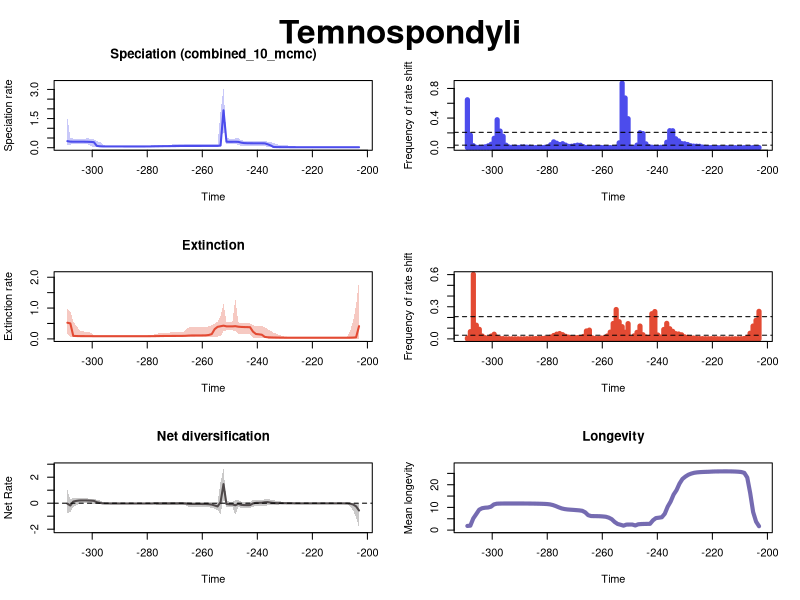

R code for this plot:


pdf(file='C:/Users/SimoesLabAdmin/Documents/BDNN_Arielli/temnospondyli/pyrate_mcmc_logs/RTT_plots_final.pdf',width=10, height=15)
par(mfrow=c(3,2), oma=c(0,0,2,0))
library(scales)

time=c(-203.049067095, -204.11947328500003,-205.189879475,-206.26028566500003,-207.330691855,-208.40109804500003,-209.471504235,-210.54191042500003,-211.612316615,-212.68272280500003,-213.753128995,-214.82353518500003,-215.893941375,-216.96434756500003,-218.034753755,-219.10515994500003,-220.175566135,-221.24597232500003,-222.316378515,-223.38678470500003,-224.457190895,-225.52759708500002,-226.598003275,-227.66840946500002,-228.738815655,-229.80922184500002,-230.879628035,-231.95003422500002,-233.020440415,-234.09084660500002,-235.161252795,-236.23165898500002,-237.302065175,-238.37247136500002,-239.442877555,-240.51328374500002,-241.583689935,-242.65409612500002,-243.724502315,-244.79490850500002,-245.865314695,-246.93572088500002,-248.006127075,-249.07653326500002,-250.146939455,-251.21734564500002,-252.287751835,-253.35815802500002,-254.428564215,-255.49897040500002,-256.56937659500005,-257.639782785,-258.710188975,-259.780595165,-260.85100135500005,-261.921407545,-262.991813735,-264.062219925,-265.13262611500005,-266.203032305,-267.273438495,-268.343844685,-269.41425087500005,-270.484657065,-271.555063255,-272.625469445,-273.69587563500005,-274.766281825,-275.836688015,-276.907094205,-277.97750039500005,-279.047906585,-280.118312775,-281.188718965,-282.25912515500005,-283.329531345,-284.399937535,-285.470343725,-286.54074991500005,-287.611156105,-288.681562295,-289.751968485,-290.82237467500005,-291.892780865,-292.963187055,-294.033593245,-295.10399943500005,-296.174405625,-297.244811815,-298.315218005,-299.38562419500005,-300.456030385,-301.526436575,-302.596842765,-303.66724895500005,-304.737655145,-305.808061335,-306.878467525,-307.94887371500005,-309.019279905)
rate=c(0.02418712352950747, 0.02416526015265455,0.024158825108776434,0.024158825108776434,0.02415943995885243,0.0241599154402284,0.024159922373254684,0.024160971087713465,0.02416236273161705,0.024163714802773045,0.024165816998243696,0.024173497563970234,0.02418448748147939,0.024199443897796935,0.024211857151744964,0.02422827609694233,0.02424560645142779,0.024282100451159822,0.02432976154912806,0.024387237971664755,0.02452197733084148,0.024848273913091398,0.025303301399661554,0.025725043124976053,0.02619488091959979,0.02690725722673236,0.027983939263885593,0.029221776292478897,0.031386490611770956,0.03724827476612283,0.11624186748875011,0.17702605527303567,0.22349402542492935,0.22550980705800633,0.22600367293589596,0.22721065083005776,0.22762948651966938,0.22859155080988958,0.23094826407749686,0.23770956712983177,0.26072850989505825,0.3011449612107728,0.30510208105407954,0.30398817136319656,0.3039011579877309,0.30852988976270435,1.9264791944227753,0.11697652558664029,0.09246013352731378,0.09156141920772223,0.0914877028632062,0.09143063822501961,0.09142032997410687,0.0913484784923054,0.09120387812715022,0.09105978575314642,0.09085437827543252,0.09062845471960561,0.09056019635412922,0.09047010428520244,0.09020306051797039,0.08779802848773818,0.08476313732432102,0.08245766929734483,0.08091820187770012,0.07976662470257326,0.07858898417196458,0.07607171190433043,0.07372897060372212,0.07182979979080636,0.06848874574843372,0.06534943057909172,0.0640385897081617,0.06366670837916114,0.06354049504923479,0.06347583900377572,0.06344930300223862,0.06344930300223862,0.06349439596345435,0.06365743243227648,0.0638893207610183,0.06434530059821152,0.06460130228545075,0.06473222155492217,0.06498374370406705,0.0651566422906682,0.06543371631401235,0.06633425012641525,0.0729069480926264,0.0924337484396473,0.2842409308746611,0.2981120705283432,0.3037499181389608,0.3073290175291431,0.30847304047137625,0.3085448786818368,0.3086451889975679,0.30876811221883504,0.31189493371347055,0.33793115357445447)
minHPD=c(0.007531274290502142, 0.00753622990671462,0.007649910678998141,0.007567477482754343,0.007568870325054388,0.0075935331977245646,0.007599723887775216,0.007611786846115032,0.007531274290502142,0.007611786846115032,0.007610937465487986,0.007608722545017287,0.0075935331977245646,0.007568870325054388,0.00767755770345168,0.0076189430546379,0.007681191215750186,0.007676875502820546,0.0075631481154083855,0.0075653132366769685,0.00720922649374376,0.006129948152560766,0.003528637487108255,0.005909860015400134,0.00767755770345168,0.007933049017420866,0.008410720735350107,0.00877539142524024,0.00877539142524024,0.008884647015435133,0.011775100905627897,0.015534377258507934,0.08393562410128472,0.08676927190467426,0.08644869312330057,0.08737086855272184,0.08746471071220037,0.08737086855272184,0.08737086855272184,0.08662979920683504,0.09034472932102998,0.1308498410832844,0.20431470543398103,0.20592729753752023,0.20652639546388651,0.1959408564281656,1.0330355184337525,0.045767771168885765,0.050999987743032334,0.05168786169570942,0.05242496715759512,0.05259312456971181,0.05168786169570942,0.051818726264590866,0.05177390067750504,0.05242496715759512,0.051818726264590866,0.05173273493858286,0.05177390067750504,0.05153388033731122,0.05073098643268271,0.0487631720204029,0.04574130679718441,0.04314049643763425,0.04236802517001539,0.04040501526828131,0.03917574169163644,0.03774945929963532,0.0361198889861233,0.03486582005145578,0.028843370990684177,0.024081358420064848,0.024796662644830134,0.025448179697492593,0.02545710383444905,0.02568785653378891,0.02576060163002052,0.026061255316347086,0.027431269756419668,0.027876365593263272,0.029013078658278887,0.03034498080028249,0.031011852646028373,0.030931816626894013,0.031008948438542846,0.030431973216047195,0.02955243941549357,0.022952209044503652,0.030118343362656244,0.03334455065073734,0.04778432224494453,0.07170186587659277,0.1728194656400393,0.1784055917637081,0.18154360207118475,0.17964085602248894,0.17964085602248894,0.17880128655168084,0.16369982109381306,0.16358686547452764)
maxHPD=c(0.04354837535958902, 0.043320489844819496,0.043320489844819496,0.04319850121638267,0.04317903435004532,0.043185160392153386,0.04318132684299908,0.04317903435004532,0.043093514308327203,0.04317903435004532,0.04317903435004532,0.04318132684299908,0.043185160392153386,0.043176240195019644,0.043320489844819496,0.043324995614562906,0.043502893655917446,0.04372179388053163,0.04384514665740728,0.044290896115968,0.04522201552124802,0.04804725824948675,0.07139157257950533,0.09997895953388165,0.11326684484686322,0.12557741394578045,0.1380843130108084,0.14899127776667825,0.17285064214162696,0.24014667443022514,0.2854289250008776,0.3111408687567717,0.3350939741534418,0.330907498737883,0.3292700386070069,0.32861342892822465,0.32861342892822465,0.32892951247820934,0.33112158344904025,0.3415809833162391,0.3972025568018397,0.5044439570982041,0.47599468648264565,0.46511693670603915,0.4652532401866321,0.49966503770517506,3.0241912878913793,1.9002306863483356,0.19295965650523578,0.18270004696486522,0.18274129881169812,0.18251591147339274,0.18144577477629897,0.18126511227531591,0.18067398071667637,0.1808391730265163,0.1796691495305325,0.1790488696206697,0.1790488696206697,0.1791109432148444,0.1790488696206697,0.1763112855366342,0.17112945846795968,0.16553823915919094,0.16321437229038063,0.16026675880293625,0.1578170320570442,0.151084442538062,0.14301220736762094,0.137230120541602,0.12531809883997214,0.10824890720148485,0.10228341678541099,0.10109809586593688,0.10028661538705617,0.10029705305552772,0.10025649123403811,0.10028661538705617,0.10046818039263875,0.09881113018167997,0.09809728255555432,0.09727302933061259,0.09723730325736085,0.09726517453128557,0.09763382509496103,0.09809179624975817,0.10022956997160196,0.17862097983964617,0.30074296601444567,0.3432609950509072,0.42131962680414115,0.4366755666484208,0.4885427280102973,0.46479462829643625,0.4659208194420687,0.4657478429299226,0.46943139082128194,0.47378300739504847,0.5264527671892592,1.528683726773804)
remove_na = !is.na(rate)
time = time[remove_na]
plot(time,time,type = 'n', ylim = c(0, 3.3266104166805173), xlim = c(-309.554483,-202.513864), ylab = 'Speciation rate', xlab = 'Time',main='Speciation (combined_10_mcmc)' )
polygon(c(time, rev(time)), c(maxHPD[remove_na], rev(minHPD[remove_na])), col = alpha('#4c4cec',0.3), border = NA)
lines(time,rate[remove_na], col = '#4c4cec', lwd=2)
mtext("Temnospondyli", outer = TRUE, line = -1.5, cex = 2, font = 2)
mids=c(-203.0544731868687, -204.13569156060606,-205.21690993434345,-206.2981283080808,-207.3793466818182,-208.46056505555555,-209.54178342929293,-210.62300180303032,-211.70422017676768,-212.78543855050506,-213.86665692424242,-214.9478752979798,-216.02909367171716,-217.11031204545455,-218.19153041919193,-219.2727487929293,-220.35396716666668,-221.43518554040404,-222.51640391414142,-223.5976222878788,-224.67884066161616,-225.76005903535355,-226.8412774090909,-227.9224957828283,-229.00371415656568,-230.08493253030304,-231.16615090404042,-232.24736927777778,-233.32858765151516,-234.40980602525252,-235.4910243989899,-236.57224277272726,-237.65346114646465,-238.73467952020204,-239.8158978939394,-240.89711626767678,-241.97833464141414,-243.05955301515152,-244.1407713888889,-245.22198976262627,-246.30320813636365,-247.384426510101,-248.4656448838384,-249.54686325757578,-250.62808163131314,-251.7093000050505,-252.79051837878788,-253.87173675252527,-254.95295512626262,-256.03417350000007,-257.1153918737374,-258.1966102474747,-259.27782862121217,-260.3590469949495,-261.4402653686868,-262.52148374242427,-263.6027021161616,-264.68392048989904,-265.76513886363637,-266.8463572373737,-267.92757561111114,-269.00879398484847,-270.0900123585859,-271.17123073232324,-272.25244910606057,-273.333667479798,-274.41488585353534,-275.4961042272728,-276.5773226010101,-277.65854097474744,-278.7397593484849,-279.8209777222222,-280.90219609595965,-281.983414469697,-283.0646328434343,-284.14585121717175,-285.2270695909091,-286.3082879646465,-287.38950633838385,-288.4707247121212,-289.5519430858586,-290.63316145959595,-291.7143798333334,-292.7955982070707,-293.87681658080805,-294.9580349545455,-296.0392533282828,-297.12047170202027,-298.2016900757576,-299.2829084494949,-300.36412682323237,-301.4453451969697,-302.52656357070714,-303.60778194444447,-304.6890003181818,-305.77021869191924,-306.85143706565657,-307.9326554393939,-309.01387381313134)
counts=c(0.001550561797752809, 0.0009662921348314607,0.0005393258426966292,0.00044943820224719103,0.00047191011235955056,0.0002584269662921348,0.00023595505617977528,0.0002696629213483146,0.00021348314606741572,0.00041573033707865167,0.0004606741573033708,0.0006179775280898876,0.0009887640449438202,0.0010112359550561798,0.0011685393258426967,0.0014157303370786517,0.002303370786516854,0.00250561797752809,0.0035393258426966293,0.008224719101123596,0.019112359550561796,0.020617977528089887,0.021280898876404494,0.027157303370786517,0.042853932584269665,0.05302247191011236,0.05543820224719101,0.09149438202247191,0.12021348314606742,0.22886516853932584,0.2297191011235955,0.07376404494382023,0.004887640449438202,0.005044943820224719,0.004887640449438202,0.003056179775280899,0.0063370786516853935,0.014662921348314607,0.05203370786516854,0.18965168539325844,0.20152808988764045,0.034764044943820224,0.004022471910112359,0.003764044943820225,0.39164044943820225,0.6713932584269663,0.8722359550561798,0.06555056179775282,0.00451685393258427,0.0016067415730337078,0.0014831460674157304,0.001101123595505618,0.0017303370786516854,0.0024719101123595504,0.002044943820224719,0.002966292134831461,0.0022247191011235956,0.002112359550561798,0.002764044943820225,0.01357303370786517,0.033134831460674155,0.03451685393258427,0.027089887640449437,0.01955056179775281,0.018348314606741575,0.03506741573033708,0.0540561797752809,0.042853932584269665,0.0608314606741573,0.07877528089887641,0.03995505617977528,0.011191011235955057,0.00447191011235955,0.0020674157303370785,0.0011573033707865169,0.0011123595505617978,0.0026292134831460675,0.005786516853932585,0.006561797752808989,0.010606741573033708,0.008719101123595505,0.0032808988764044945,0.00698876404494382,0.005123595505617978,0.00903370786516854,0.033651685393258426,0.15407865168539325,0.22432584269662922,0.37747191011235953,0.1272247191011236,0.04706741573033708,0.025348314606741574,0.01196629213483146,0.004685393258426966,0.003797752808988764,0.004808988764044944,0.027112359550561797,0.17084269662921348,0.6472584269662921)
plot(mids,counts,type = 'h', xlim = c(-309.554483,-202.513864), ylim=c(0,0.8722359550561798), ylab = 'Frequency of rate shift', xlab = 'Time',lwd=5,col='#4c4cec')
bf2 = 0.03424893048592237
bf6 = 0.2076332959200362
abline(h=bf2, lty=2)
abline(h=bf6, lty=2)

time=c(-203.049067095, -204.11947328500003,-205.189879475,-206.26028566500003,-207.330691855,-208.40109804500003,-209.471504235,-210.54191042500003,-211.612316615,-212.68272280500003,-213.753128995,-214.82353518500003,-215.893941375,-216.96434756500003,-218.034753755,-219.10515994500003,-220.175566135,-221.24597232500003,-222.316378515,-223.38678470500003,-224.457190895,-225.52759708500002,-226.598003275,-227.66840946500002,-228.738815655,-229.80922184500002,-230.879628035,-231.95003422500002,-233.020440415,-234.09084660500002,-235.161252795,-236.23165898500002,-237.302065175,-238.37247136500002,-239.442877555,-240.51328374500002,-241.583689935,-242.65409612500002,-243.724502315,-244.79490850500002,-245.865314695,-246.93572088500002,-248.006127075,-249.07653326500002,-250.146939455,-251.21734564500002,-252.287751835,-253.35815802500002,-254.428564215,-255.49897040500002,-256.56937659500005,-257.639782785,-258.710188975,-259.780595165,-260.85100135500005,-261.921407545,-262.991813735,-264.062219925,-265.13262611500005,-266.203032305,-267.273438495,-268.343844685,-269.41425087500005,-270.484657065,-271.555063255,-272.625469445,-273.69587563500005,-274.766281825,-275.836688015,-276.907094205,-277.97750039500005,-279.047906585,-280.118312775,-281.188718965,-282.25912515500005,-283.329531345,-284.399937535,-285.470343725,-286.54074991500005,-287.611156105,-288.681562295,-289.751968485,-290.82237467500005,-291.892780865,-292.963187055,-294.033593245,-295.10399943500005,-296.174405625,-297.244811815,-298.315218005,-299.38562419500005,-300.456030385,-301.526436575,-302.596842765,-303.66724895500005,-304.737655145,-305.808061335,-306.878467525,-307.94887371500005,-309.019279905)
rate=c(0.4130314146352023, 0.051015764410797734,0.04378287096112472,0.04019509796288638,0.03856850978911769,0.038228648971374964,0.03816546537937909,0.03813903971273122,0.03811903114312526,0.03810586767506108,0.038101866416856936,0.038102478839768424,0.03810586767506108,0.03811607779270446,0.038137777187102886,0.03816021100819254,0.03820883340235487,0.0382918764228614,0.03832626500814389,0.03837303074592044,0.038446111331607594,0.0385599965428783,0.038700114371874046,0.03896644237902143,0.039346982455753514,0.03989204341652407,0.04055205171920674,0.04188986054025788,0.04385110463965587,0.045450184412539354,0.048633994953126966,0.05242818645758376,0.06515276815680826,0.1359066104178435,0.14871479741747773,0.1591566382961101,0.23580843851089847,0.3797432382228385,0.3818809591785406,0.38376830776282234,0.38789770830072035,0.39641423701250345,0.41309135071665554,0.4057304528062148,0.4058017954116231,0.40721565335982646,0.42934076372266594,0.41028248777683274,0.3911921332016697,0.31748101607987245,0.15547256933909454,0.12691952102221551,0.11555013378455205,0.11350646690834712,0.11234685351093987,0.11174835538905911,0.11142331757375938,0.11085987103344361,0.10674423359057167,0.10003080669013095,0.09769863461815678,0.09702328933706246,0.09651765905920567,0.09603542672692414,0.09561816859483319,0.09512501747608797,0.09439239595577381,0.09328131730658662,0.09155646384974052,0.08974525696803241,0.08833611486671605,0.08740840671122742,0.08695406912587861,0.08670315021601521,0.08652797225547787,0.08642262039396771,0.08631331164383954,0.08623560840112904,0.0861677473414658,0.086105686061384,0.08606722870819386,0.08605208761954321,0.08603949776404524,0.08603507121327131,0.08603904646216362,0.08604422861936314,0.08605306768046941,0.08607732886190611,0.0861542834947572,0.08628548405642131,0.08685410752554637,0.08845786460721076,0.08906585079891344,0.08918283200248335,0.0894624726910338,0.09018067551901887,0.09293299500269137,0.09808778156469619,0.5031761103134161,0.5243255149854191)
minHPD=c(0.0029981636438845554, 6.184892426516235e-06,0.002159094752672523,6.184892426516235e-06,0.009111524127604579,0.009957630854288033,0.01092943508589366,0.01092943508589366,0.011051197658184074,0.01092943508589366,0.011035599449806949,0.011051975477775177,0.011080643914757281,0.0110853981644967,0.011087255333831845,0.011035599449806949,0.011076432014019682,0.011072543840926003,0.011059814728801154,0.011044993184485036,0.0110853981644967,0.011051197658184074,0.011097822329980633,0.010485892818468377,0.010314177905774375,0.009235326143916148,0.007706695371059864,0.007663556725564933,0.009758267320137086,0.010077983957248144,0.009128383430344694,0.012891124999270472,0.020922071778256262,0.02519612263995899,0.0265425319205037,0.027467799450976802,0.02857539625086351,0.1483266001990327,0.15531933290345132,0.16362311435711024,0.1673723676173281,0.1731903047630816,0.24919959154229493,0.27614393132088605,0.27614393132088605,0.2750336374527667,0.2666113609253544,0.07910577001631075,0.0775995950065893,0.07345585010230855,0.07211776066664508,0.07026576441563144,0.07034240295089232,0.07016435500638774,0.0700995479515686,0.07034011583684947,0.07026576441563144,0.06934812701216438,0.06618264976037125,0.05945036237733298,0.062355144246523914,0.062417117012657355,0.062403729372750474,0.06180161659550168,0.06231841502954851,0.061137418768980635,0.06118931711304754,0.0581196575011675,0.05545603711224187,0.05109764103880086,0.04899835429595621,0.050990969480381176,0.05297994343468534,0.05320306462965874,0.05448248477132658,0.05481951137916173,0.0555282851320574,0.05545603711224187,0.05551188367122914,0.05551188367122914,0.0555336965783079,0.05551188367122914,0.05551278959853054,0.05552461308849902,0.05560174078693684,0.05559457677712725,0.05559457677712725,0.05552461308849902,0.05552461308849902,0.05549046413368662,0.05259069563211943,0.046001965119303365,0.04849670895210948,0.04986913508978784,0.049662866374372304,0.049812192225909734,0.0506115300909486,0.05057835393149616,0.06531674710016036,0.17194322542077828)
maxHPD=c(1.9043110300383437, 1.0876755309113346,0.5826726748571851,0.27031371897838585,0.07108875687456286,0.0682680692604187,0.0685582354323586,0.06825311490669245,0.06817496998954305,0.06790844555367334,0.06793345967269344,0.06791234684669646,0.06791234684669646,0.06791234684669646,0.06790420442972758,0.0678140543962487,0.06779477554565912,0.06779477554565912,0.06783406082935609,0.06791171133704568,0.06812334336431226,0.06843319128195008,0.06905443465935632,0.06964130721000375,0.07136182489783158,0.07439233262673711,0.08196865229720325,0.12688206607774266,0.16910167057151881,0.19598190382504946,0.26452138191827373,0.3198829258071758,0.3838455200117149,0.41120245825683344,0.41476915100885714,0.41895112515102617,0.4447069659099905,0.5052473033515864,0.5048469938915596,0.5109781208448838,0.5150819005174138,0.5380653077956598,1.3218494329931583,0.5496570435173754,0.5493586821607914,0.5628547215234935,1.1478053352966848,0.745783345070285,0.5621157576157871,0.49338058471802143,0.4373298267289903,0.4080014331477894,0.39222473320144013,0.3868045721857568,0.3831650348550487,0.38231984080995784,0.3817543641234693,0.3801976353425681,0.3658888887311163,0.2655957366373177,0.21998895194183615,0.2140286703009947,0.2113150389092639,0.20860649692859481,0.2079119981734033,0.20508688408099685,0.2026867115459717,0.19400032951296842,0.18127782932004985,0.1589912096605309,0.13424560326372798,0.11943330637359244,0.11701811588520236,0.11545775160845642,0.11537305304087614,0.11507369072978178,0.11518028115706784,0.11475533817010773,0.11455869083150248,0.11436357877886624,0.1143506469396821,0.11430002426184427,0.11428658888247434,0.11428590745301193,0.1143506469396821,0.11436357877886624,0.11436191800620027,0.11436357877886624,0.11468217559167274,0.115215708161325,0.11620177381159257,0.19713728184016713,0.22766673826753814,0.2351495025774724,0.2494422643900455,0.287951353554717,0.4354021496385959,0.5556867456352106,0.8996063365860086,0.9568602996300126)
remove_na = !is.na(rate)
time = time[remove_na]
plot(time,time,type = 'n', ylim = c(0, 2.0947421330421783), xlim = c(-309.554483,-202.513864), ylab = 'Extinction rate', xlab = 'Time',main='Extinction' )
polygon(c(time, rev(time)), c(maxHPD[remove_na], rev(minHPD[remove_na])), col = alpha('#e34a33',0.3), border = NA)
lines(time,rate[remove_na], col = '#e34a33', lwd=2)
mids=c(-203.0544731868687, -204.13569156060606,-205.21690993434345,-206.2981283080808,-207.3793466818182,-208.46056505555555,-209.54178342929293,-210.62300180303032,-211.70422017676768,-212.78543855050506,-213.86665692424242,-214.9478752979798,-216.02909367171716,-217.11031204545455,-218.19153041919193,-219.2727487929293,-220.35396716666668,-221.43518554040404,-222.51640391414142,-223.5976222878788,-224.67884066161616,-225.76005903535355,-226.8412774090909,-227.9224957828283,-229.00371415656568,-230.08493253030304,-231.16615090404042,-232.24736927777778,-233.32858765151516,-234.40980602525252,-235.4910243989899,-236.57224277272726,-237.65346114646465,-238.73467952020204,-239.8158978939394,-240.89711626767678,-241.97833464141414,-243.05955301515152,-244.1407713888889,-245.22198976262627,-246.30320813636365,-247.384426510101,-248.4656448838384,-249.54686325757578,-250.62808163131314,-251.7093000050505,-252.79051837878788,-253.87173675252527,-254.95295512626262,-256.03417350000007,-257.1153918737374,-258.1966102474747,-259.27782862121217,-260.3590469949495,-261.4402653686868,-262.52148374242427,-263.6027021161616,-264.68392048989904,-265.76513886363637,-266.8463572373737,-267.92757561111114,-269.00879398484847,-270.0900123585859,-271.17123073232324,-272.25244910606057,-273.333667479798,-274.41488585353534,-275.4961042272728,-276.5773226010101,-277.65854097474744,-278.7397593484849,-279.8209777222222,-280.90219609595965,-281.983414469697,-283.0646328434343,-284.14585121717175,-285.2270695909091,-286.3082879646465,-287.38950633838385,-288.4707247121212,-289.5519430858586,-290.63316145959595,-291.7143798333334,-292.7955982070707,-293.87681658080805,-294.9580349545455,-296.0392533282828,-297.12047170202027,-298.2016900757576,-299.2829084494949,-300.36412682323237,-301.4453451969697,-302.52656357070714,-303.60778194444447,-304.6890003181818,-305.77021869191924,-306.85143706565657,-307.9326554393939,-309.01387381313134)
counts=c(0.2570674157303371, 0.17348314606741572,0.1197752808988764,0.052764044943820226,0.01301123595505618,0.00350561797752809,0.0017865168539325843,0.00149438202247191,0.0009213483146067416,0.0007415730337078652,0.0006067415730337079,0.0006629213483146068,0.0006853932584269663,0.0008539325842696629,0.0011348314606741572,0.0022696629213483145,0.0021573033707865167,0.0014382022471910113,0.0017865168539325843,0.002258426966292135,0.003112359550561798,0.004797752808988764,0.00798876404494382,0.010674157303370787,0.014224719101123596,0.019224719101123597,0.03807865168539326,0.045539325842696626,0.048741573033707866,0.07024719101123596,0.0948876404494382,0.145,0.08789887640449438,0.016213483146067416,0.0361123595505618,0.25502247191011235,0.23504494382022473,0.012258426966292134,0.017370786516853934,0.0389438202247191,0.11991011235955056,0.06079775280898876,0.028247191011235954,0.0039101123595505615,0.14259550561797754,0.06219101123595506,0.11421348314606741,0.1603370786516854,0.2742022471910112,0.14391011235955056,0.06312359550561798,0.027112359550561797,0.011067415730337078,0.008134831460674157,0.00401123595505618,0.004426966292134831,0.009741573033707865,0.08197752808988765,0.0738314606741573,0.023157303370786517,0.012752808988764045,0.011808988764044943,0.011168539325842696,0.011325842696629214,0.01656179775280899,0.024415730337078653,0.039269662921348314,0.04978651685393259,0.04396629213483146,0.031696629213483145,0.016853932584269662,0.008056179775280899,0.006146067415730337,0.004179775280898876,0.0034719101123595504,0.003089887640449438,0.0023932584269662923,0.0018651685393258426,0.001898876404494382,0.0009101123595505618,0.0006853932584269663,0.000550561797752809,0.00047191011235955056,0.0007078651685393258,0.0007303370786516854,0.0010112359550561798,0.002460674157303371,0.004022471910112359,0.014303370786516854,0.043808988764044945,0.026213483146067414,0.0057752808988764046,0.010943820224719101,0.026674157303370787,0.08947191011235955,0.12779775280898875,0.6028426966292135,0.06769662921348314,0.007707865168539326)
plot(mids,counts,type = 'h', xlim = c(-309.554483,-202.513864), ylim=c(0,0.6028426966292135), ylab = 'Frequency of rate shift', xlab = 'Time',lwd=5,col='#e34a33')
abline(h=bf2, lty=2)
abline(h=bf6, lty=2)
#Net Diversification Rate
time=c(-203.049067095, -204.11947328500003,-205.189879475,-206.26028566500003,-207.330691855,-208.40109804500003,-209.471504235,-210.54191042500003,-211.612316615,-212.68272280500003,-213.753128995,-214.82353518500003,-215.893941375,-216.96434756500003,-218.034753755,-219.10515994500003,-220.175566135,-221.24597232500003,-222.316378515,-223.38678470500003,-224.457190895,-225.52759708500002,-226.598003275,-227.66840946500002,-228.738815655,-229.80922184500002,-230.879628035,-231.95003422500002,-233.020440415,-234.09084660500002,-235.161252795,-236.23165898500002,-237.302065175,-238.37247136500002,-239.442877555,-240.51328374500002,-241.583689935,-242.65409612500002,-243.724502315,-244.79490850500002,-245.865314695,-246.93572088500002,-248.006127075,-249.07653326500002,-250.146939455,-251.21734564500002,-252.287751835,-253.35815802500002,-254.428564215,-255.49897040500002,-256.56937659500005,-257.639782785,-258.710188975,-259.780595165,-260.85100135500005,-261.921407545,-262.991813735,-264.062219925,-265.13262611500005,-266.203032305,-267.273438495,-268.343844685,-269.41425087500005,-270.484657065,-271.555063255,-272.625469445,-273.69587563500005,-274.766281825,-275.836688015,-276.907094205,-277.97750039500005,-279.047906585,-280.118312775,-281.188718965,-282.25912515500005,-283.329531345,-284.399937535,-285.470343725,-286.54074991500005,-287.611156105,-288.681562295,-289.751968485,-290.82237467500005,-291.892780865,-292.963187055,-294.033593245,-295.10399943500005,-296.174405625,-297.244811815,-298.315218005,-299.38562419500005,-300.456030385,-301.526436575,-302.596842765,-303.66724895500005,-304.737655145,-305.808061335,-306.878467525,-307.94887371500005,-309.019279905)
net_rate=c(-0.5609629032404865, -0.24318576335205772,-0.10073729537755335,-0.03634136418336248,-0.018176487894685026,-0.014705777141677652,-0.014117730101008986,-0.013920814158152914,-0.01380720395513796,-0.013734882365648505,-0.013692826678096069,-0.013673230988352138,-0.013659718769089241,-0.013643215727450054,-0.013631372568526959,-0.013612979802691954,-0.013616491443576522,-0.013600760852366604,-0.013483119170800487,-0.013319917189362927,-0.012850419648943382,-0.011524296331125802,-0.009685043126247695,-0.00820286287058657,-0.006635370234931697,-0.004005551996254554,-0.00020393532092685088,0.0018680673181838692,0.005031542538947415,0.018199373232478153,0.04161843207107558,0.08410718769078923,0.07136869274389508,0.03526362678317655,0.029133938454069634,0.02417978849850956,-0.018361173612375353,-0.14749396343595775,-0.14964998821786488,-0.146510977070638,-0.12320946806169751,-0.05356198705234775,-0.16232384921943116,-0.08885992154387069,-0.0890398999273968,-0.06180058347509843,1.468413641277199,0.08219732627193223,-0.24834794201788368,-0.1748147473801095,-0.10328105223279396,-0.07763473573088102,-0.06545746701628256,-0.06170597348440511,-0.05948919332590297,-0.058664961169979435,-0.05840770339838641,-0.057888189397984485,-0.04852416486223214,-0.023963014741327105,-0.013786695752188605,-0.014125670105680237,-0.016373761958315785,-0.018151730170672935,-0.019224289172436734,-0.019524181547465665,-0.019203429256224227,-0.0200809423881323,-0.019286344222644376,-0.01749152715504706,-0.01994583103625293,-0.02338373654353351,-0.024413527500299455,-0.02439669291240666,-0.024213552070294093,-0.024046636948705888,-0.023855176476582206,-0.023695558110297246,-0.02344537178988926,-0.02301251859487697,-0.022534801352745167,-0.021690140129678234,-0.02116389550788343,-0.02088845887815745,-0.020276358708678253,-0.01964035565301384,-0.018179020129492678,-0.01132286805440534,0.025513339835123747,0.07720427536620769,0.1791846732360661,0.19820568024833574,0.20679164628329336,0.21395612258173155,0.21440849356470737,0.20688463446526115,0.17662001763208157,0.12490820639511681,-0.17759876923353024,-0.03381524086096408)
net_minHPD=c(-1.8818046220363187, -1.0673116623645296,-0.5634511506869334,-0.2517703904956368,-0.05067000567173807,-0.04764815553809995,-0.047676926951191884,-0.046594263521239576,-0.046504026402709175,-0.04634524793589088,-0.04626380129155584,-0.04630147545344236,-0.04626380129155584,-0.04626380129155584,-0.04630147545344236,-0.04646743526568907,-0.04659283871819911,-0.04687811897165017,-0.047389040298495486,-0.04817744029308231,-0.050352959530707585,-0.05410780668350986,-0.06580249966388159,-0.05724101766804496,-0.0572904281050636,-0.057169303970091144,-0.060868161328597535,-0.10029874955421339,-0.14800603641204213,-0.1394334882842106,-0.16631142932741208,-0.1722340824140166,-0.20640712722299673,-0.21684922126858772,-0.21844430563038056,-0.2252107001110523,-0.26524708647632633,-0.3494923540674771,-0.3460623621175132,-0.3506393934343154,-0.34535979649040605,-0.32001099510810305,-0.8829376190793021,-0.2675682689353751,-0.2675456044040333,-0.3162591848748595,0.42498129889447256,-0.8380386468122706,-0.5374565979192821,-0.41912308653178654,-0.35191047268784104,-0.3200999318983351,-0.3025410761471953,-0.2938670042614443,-0.29022542766290743,-0.2898599513510083,-0.29024473444265225,-0.2898599513510083,-0.27292944666269126,-0.15657363495561993,-0.11367447805356054,-0.1142200247593694,-0.11436603224952503,-0.12064771594267815,-0.1216343711365741,-0.12164337076067817,-0.12136658421014454,-0.12777726303375017,-0.1177407037076712,-0.09458486556675104,-0.08243487719224937,-0.07867765773416172,-0.07216829082119436,-0.0719289837028095,-0.06955316621986707,-0.06843000249440832,-0.06764018515124573,-0.06719811457635673,-0.06724147890245669,-0.06614640800163751,-0.06461760722995465,-0.06386579505180623,-0.06391104179976635,-0.06385840801601952,-0.06386280970564442,-0.06386579505180623,-0.06666079832069163,-0.07880617063577453,-0.06527035616914728,-0.05846596506892196,-0.038149632925157634,-0.02599808628546707,-0.01382765243842285,0.03879472892484903,0.030937446142514646,-0.01821478597521975,-0.17167266655157348,-0.3048653359715505,-0.6773060167342446,-0.767278387395649)
net_maxHPD=c(0.034154881639850795, 0.03561751538633587,0.03463732213530891,0.03572044001348852,0.02141677985207269,0.01965483499766666,0.018829633761082452,0.019564908800210532,0.01939503317906833,0.0193887499416375,0.019360114087386297,0.019297187028698155,0.019321023156807348,0.019368668606225665,0.01938816394593229,0.019314184483354625,0.019321023156807348,0.0193640786431291,0.0193887499416375,0.019527101174262415,0.019867543479806248,0.023928997519179963,0.04171507723133079,0.07618286811336794,0.08892365864298331,0.10474226558536595,0.12376399425264069,0.13962047981165188,0.15308661596633735,0.23883891625407858,0.2780443303544262,0.29870494825532456,0.2885861376088448,0.27637558268025986,0.2759027329187939,0.2752238037278585,0.27024767219479445,0.061925523376671454,0.05512868063483117,0.05655527058508472,0.11296620723597675,0.24009394405413556,0.20652072578976355,0.12021299832935067,0.11922329340333743,0.17255723825540403,2.636872130895943,1.6606990791706862,0.055418525354517176,0.0452578574602714,0.055049614671057165,0.05650547437266237,0.05733965013111314,0.06032797000856191,0.06094622179601432,0.0605354370122715,0.06046889644854479,0.06122130056482922,0.06762051217411884,0.09266993799558805,0.08795774858946888,0.08087319766726205,0.07919768536093058,0.07441512016495908,0.07441512016495908,0.07441512016495908,0.07443784198662688,0.07120798212067547,0.07081450106157641,0.0679458595521928,0.05261083809339147,0.026965590737829864,0.020839520833921113,0.01719268938229218,0.017188170655527357,0.017260303768082755,0.017136664977149885,0.016990625761050163,0.01618430106138119,0.01620908647939863,0.016990625761050163,0.017196086333553545,0.017305571769474823,0.0180000258197425,0.019091993128962426,0.02093784523579076,0.022606043801451224,0.09065808638393268,0.2170411620598199,0.2634356338808605,0.3428035026184158,0.35066543406257317,0.36100089995099416,0.3988364369721715,0.40731905193300755,0.41510170591147094,0.4081705229080055,0.4021122257116708,0.29615818713418113,1.0131508860008667)
remove_na = !is.na(net_rate)
time = time[remove_na]
plot(time,time,type = 'n', ylim = c(-2.0699850842399505, 2.9005593439855373), xlim = c(-309.554483,-202.513864), ylab = 'Net Rate', xlab = 'Time',lwd=2, main='Net diversification', col= '#504A4B' )
polygon(c(time, rev(time)), c(net_maxHPD[remove_na], rev(net_minHPD[remove_na])), col = alpha('#504A4B',0.3), border = NA)
lines(time,net_rate[remove_na], col = '#504A4B', lwd=2)
abline(h=0,lty=2)


time=c(-203.049067095, -204.11947328500003,-205.189879475,-206.26028566500003,-207.330691855,-208.40109804500003,-209.471504235,-210.54191042500003,-211.612316615,-212.68272280500003,-213.753128995,-214.82353518500003,-215.893941375,-216.96434756500003,-218.034753755,-219.10515994500003,-220.175566135,-221.24597232500003,-222.316378515,-223.38678470500003,-224.457190895,-225.52759708500002,-226.598003275,-227.66840946500002,-228.738815655,-229.80922184500002,-230.879628035,-231.95003422500002,-233.020440415,-234.09084660500002,-235.161252795,-236.23165898500002,-237.302065175,-238.37247136500002,-239.442877555,-240.51328374500002,-241.583689935,-242.65409612500002,-243.724502315,-244.79490850500002,-245.865314695,-246.93572088500002,-248.006127075,-249.07653326500002,-250.146939455,-251.21734564500002,-252.287751835,-253.35815802500002,-254.428564215,-255.49897040500002,-256.56937659500005,-257.639782785,-258.710188975,-259.780595165,-260.85100135500005,-261.921407545,-262.991813735,-264.062219925,-265.13262611500005,-266.203032305,-267.273438495,-268.343844685,-269.41425087500005,-270.484657065,-271.555063255,-272.625469445,-273.69587563500005,-274.766281825,-275.836688015,-276.907094205,-277.97750039500005,-279.047906585,-280.118312775,-281.188718965,-282.25912515500005,-283.329531345,-284.399937535,-285.470343725,-286.54074991500005,-287.611156105,-288.681562295,-289.751968485,-290.82237467500005,-291.892780865,-292.963187055,-294.033593245,-295.10399943500005,-296.174405625,-297.244811815,-298.315218005,-299.38562419500005,-300.456030385,-301.526436575,-302.596842765,-303.66724895500005,-304.737655145,-305.808061335,-306.878467525,-307.94887371500005,-309.019279905)
rate=c(1.7048775970947674, 3.7267043472042265,7.955104601036087,16.31617368909301,23.18955917648405,25.22187277808005,25.601684807210937,25.731317320772888,25.807030395368802,25.853705672821146,25.880193298403118,25.888030056435568,25.88726621559945,25.878613229116137,25.862460449371707,25.841470020231473,25.793047540417234,25.717102109170327,25.67899685598657,25.628126965260435,25.557913042097532,25.44874045143391,25.266849017784686,24.91024080541243,24.40075205607164,23.58376562795538,22.53329336523718,20.481988362034052,17.62649314479801,15.654362210139995,12.59236639312283,10.34178382581458,7.194814508331174,5.669409007359601,5.468690173754649,5.295681257210755,4.317387084627907,2.767394584015693,2.737393939376046,2.7156999521972405,2.6669516003193787,2.561984357050718,2.040440452636722,2.4479131876569444,2.4486303991193066,2.425966558388971,1.9579489263936216,2.357511093104032,2.707393589556248,3.57313408769579,4.807142636227682,5.487886160534552,5.881914856684817,6.017349452599693,6.106371730662146,6.144737929127816,6.163876290095808,6.192082875521526,6.57456592898577,7.837117587615808,8.505348843960064,8.695114518574995,8.80481228081619,8.909375029690816,8.996225509108829,9.101044968920888,9.273690544876288,9.568029468774325,10.042932666213554,10.590962391571766,11.047028221482671,11.34802966441383,11.489148367325768,11.556880249703674,11.604953647522803,11.636417519396796,11.665770167306704,11.68530316102202,11.699686613090705,11.712319207485317,11.722879555005386,11.7267026278903,11.728915573083933,11.72965196226603,11.728831118360272,11.727696982055434,11.724837543146766,11.71741943629112,11.689803331885871,11.638925979732484,11.317352997419956,10.307950188568514,9.961612534705722,9.869316637897194,9.644491706482869,8.979698475061396,7.036498456888172,5.138415577250926,1.9503673972984097,1.8341026714086315)
minHPD=c(1.7048775970947674, 3.7267043472042265,7.955104601036087,16.31617368909301,23.18955917648405,25.22187277808005,25.601684807210937,25.731317320772888,25.807030395368802,25.853705672821146,25.880193298403118,25.888030056435568,25.88726621559945,25.878613229116137,25.862460449371707,25.841470020231473,25.793047540417234,25.717102109170327,25.67899685598657,25.628126965260435,25.557913042097532,25.44874045143391,25.266849017784686,24.91024080541243,24.40075205607164,23.58376562795538,22.53329336523718,20.481988362034052,17.62649314479801,15.654362210139995,12.59236639312283,10.34178382581458,7.194814508331174,5.669409007359601,5.468690173754649,5.295681257210755,4.317387084627907,2.767394584015693,2.737393939376046,2.7156999521972405,2.6669516003193787,2.561984357050718,2.040440452636722,2.4479131876569444,2.4486303991193066,2.425966558388971,1.9579489263936216,2.357511093104032,2.707393589556248,3.57313408769579,4.807142636227682,5.487886160534552,5.881914856684817,6.017349452599693,6.106371730662146,6.144737929127816,6.163876290095808,6.192082875521526,6.57456592898577,7.837117587615808,8.505348843960064,8.695114518574995,8.80481228081619,8.909375029690816,8.996225509108829,9.101044968920888,9.273690544876288,9.568029468774325,10.042932666213554,10.590962391571766,11.047028221482671,11.34802966441383,11.489148367325768,11.556880249703674,11.604953647522803,11.636417519396796,11.665770167306704,11.68530316102202,11.699686613090705,11.712319207485317,11.722879555005386,11.7267026278903,11.728915573083933,11.72965196226603,11.728831118360272,11.727696982055434,11.724837543146766,11.71741943629112,11.689803331885871,11.638925979732484,11.317352997419956,10.307950188568514,9.961612534705722,9.869316637897194,9.644491706482869,8.979698475061396,7.036498456888172,5.138415577250926,1.9503673972984097,1.8341026714086315)
maxHPD=c(1.7048775970947674, 3.7267043472042265,7.955104601036087,16.31617368909301,23.18955917648405,25.22187277808005,25.601684807210937,25.731317320772888,25.807030395368802,25.853705672821146,25.880193298403118,25.888030056435568,25.88726621559945,25.878613229116137,25.862460449371707,25.841470020231473,25.793047540417234,25.717102109170327,25.67899685598657,25.628126965260435,25.557913042097532,25.44874045143391,25.266849017784686,24.91024080541243,24.40075205607164,23.58376562795538,22.53329336523718,20.481988362034052,17.62649314479801,15.654362210139995,12.59236639312283,10.34178382581458,7.194814508331174,5.669409007359601,5.468690173754649,5.295681257210755,4.317387084627907,2.767394584015693,2.737393939376046,2.7156999521972405,2.6669516003193787,2.561984357050718,2.040440452636722,2.4479131876569444,2.4486303991193066,2.425966558388971,1.9579489263936216,2.357511093104032,2.707393589556248,3.57313408769579,4.807142636227682,5.487886160534552,5.881914856684817,6.017349452599693,6.106371730662146,6.144737929127816,6.163876290095808,6.192082875521526,6.57456592898577,7.837117587615808,8.505348843960064,8.695114518574995,8.80481228081619,8.909375029690816,8.996225509108829,9.101044968920888,9.273690544876288,9.568029468774325,10.042932666213554,10.590962391571766,11.047028221482671,11.34802966441383,11.489148367325768,11.556880249703674,11.604953647522803,11.636417519396796,11.665770167306704,11.68530316102202,11.699686613090705,11.712319207485317,11.722879555005386,11.7267026278903,11.728915573083933,11.72965196226603,11.728831118360272,11.727696982055434,11.724837543146766,11.71741943629112,11.689803331885871,11.638925979732484,11.317352997419956,10.307950188568514,9.961612534705722,9.869316637897194,9.644491706482869,8.979698475061396,7.036498456888172,5.138415577250926,1.9503673972984097,1.8341026714086315)
remove_na = !is.na(rate)
time = time[remove_na]
plot(time,time,type = 'n', ylim = c(0, 28.476833062079127), xlim = c(-309.554483,-202.513864), ylab = 'Mean longevity', xlab = 'Time',main='Longevity' )
polygon(c(time, rev(time)), c(maxHPD[remove_na], rev(minHPD[remove_na])), col = alpha('#756bb1',0.3), border = NA)
lines(time,rate[remove_na], col = '#756bb1', lwd=4)

n <- dev.off()
